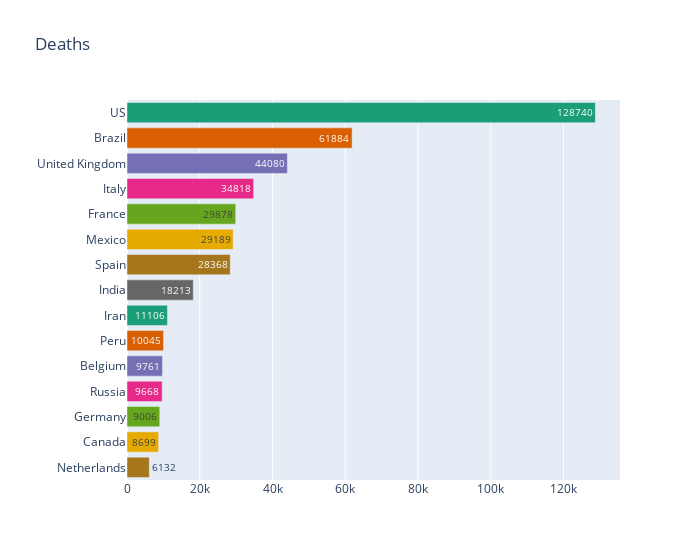

Notebook code cell kept with this figure:
### Code cell
plot_barh('Deaths')

### Figure 1 — Plotly figure (JSON) as saved in the notebook; plotly's stock layout.template omitted (floating-point values rounded to 4 significant figures)
{"data": [{"alignmentgroup": "True", "customdata": [[2739879, 128740]], "hovertemplate": "Country/Region=%{y}<br>Deaths=%{customdata[1]}<br>Confirmed=%{customdata[0]}<extra></extra>", "legendgroup": "US", "marker": {"color": "rgb(27,158,119)"}, "name": "US", "offsetgroup": "US", "orientation": "h", "showlegend": true, "text": [128740], "textposition": "auto", "type": "bar", "x": [128740], "xaxis": "x", "y": ["US"], "yaxis": "y"}, {"alignmentgroup": "True", "customdata": [[1496858, 61884]], "hovertemplate": "Country/Region=%{y}<br>Deaths=%{customdata[1]}<br>Confirmed=%{customdata[0]}<extra></extra>", "legendgroup": "Brazil", "marker": {"color": "rgb(217,95,2)"}, "name": "Brazil", "offsetgroup": "Brazil", "orientation": "h", "showlegend": true, "text": [61884], "textposition": "auto", "type": "bar", "x": [61884], "xaxis": "x", "y": ["Brazil"], "yaxis": "y"}, {"alignmentgroup": "True", "customdata": [[285268, 44080]], "hovertemplate": "Country/Region=%{y}<br>Deaths=%{customdata[1]}<br>Confirmed=%{customdata[0]}<extra></extra>", "legendgroup": "United Kingdom", "marker": {"color": "rgb(117,112,179)"}, "name": "United Kingdom", "offsetgroup": "United Kingdom", "orientation": "h", "showlegend": true, "text": [44080], "textposition": "auto", "type": "bar", "x": [44080], "xaxis": "x", "y": ["United Kingdom"], "yaxis": "y"}, {"alignmentgroup": "True", "customdata": [[240961, 34818]], "hovertemplate": "Country/Region=%{y}<br>Deaths=%{customdata[1]}<br>Confirmed=%{customdata[0]}<extra></extra>", "legendgroup": "Italy", "marker": {"color": "rgb(231,41,138)"}, "name": "Italy", "offsetgroup": "Italy", "orientation": "h", "showlegend": true, "text": [34818], "textposition": "auto", "type": "bar", "x": [34818], "xaxis": "x", "y": ["Italy"], "yaxis": "y"}, {"alignmentgroup": "True", "customdata": [[203640, 29878]], "hovertemplate": "Country/Region=%{y}<br>Deaths=%{customdata[1]}<br>Confirmed=%{customdata[0]}<extra></extra>", "legendgroup": "France", "marker": {"color": "rgb(102,166,30)"}, "name": "France", "offsetgroup": "France", "orientation": "h", "showlegend": true, "text": [29878], "textposition": "auto", "type": "bar", "x": [29878], "xaxis": "x", "y": ["France"], "yaxis": "y"}, {"alignmentgroup": "True", "customdata": [[238511, 29189]], "hovertemplate": "Country/Region=%{y}<br>Deaths=%{customdata[1]}<br>Confirmed=%{customdata[0]}<extra></extra>", "legendgroup": "Mexico", "marker": {"color": "rgb(230,171,2)"}, "name": "Mexico", "offsetgroup": "Mexico", "orientation": "h", "showlegend": true, "text": [29189], "textposition": "auto", "type": "bar", "x": [29189], "xaxis": "x", "y": ["Mexico"], "yaxis": "y"}, {"alignmentgroup": "True", "customdata": [[250103, 28368]], "hovertemplate": "Country/Region=%{y}<br>Deaths=%{customdata[1]}<br>Confirmed=%{customdata[0]}<extra></extra>", "legendgroup": "Spain", "marker": {"color": "rgb(166,118,29)"}, "name": "Spain", "offsetgroup": "Spain", "orientation": "h", "showlegend": true, "text": [28368], "textposition": "auto", "type": "bar", "x": [28368], "xaxis": "x", "y": ["Spain"], "yaxis": "y"}, {"alignmentgroup": "True", "customdata": [[625544, 18213]], "hovertemplate": "Country/Region=%{y}<br>Deaths=%{customdata[1]}<br>Confirmed=%{customdata[0]}<extra></extra>", "legendgroup": "India", "marker": {"color": "rgb(102,102,102)"}, "name": "India", "offsetgroup": "India", "orientation": "h", "showlegend": true, "text": [18213], "textposition": "auto", "type": "bar", "x": [18213], "xaxis": "x", "y": ["India"], "yaxis": "y"}, {"alignmentgroup": "True", "customdata": [[232863, 11106]], "hovertemplate": "Country/Region=%{y}<br>Deaths=%{customdata[1]}<br>Confirmed=%{customdata[0]}<extra></extra>", "legendgroup": "Iran", "marker": {"color": "rgb(27,158,119)"}, "name": "Iran", "offsetgroup": "Iran", "orientation": "h", "showlegend": true, "text": [11106], "textposition": "auto", "type": "bar", "x": [11106], "xaxis": "x", "y": ["Iran"], "yaxis": "y"}, {"alignmentgroup": "True", "customdata": [[292004, 10045]], "hovertemplate": "Country/Region=%{y}<br>Deaths=%{customdata[1]}<br>Confirmed=%{customdata[0]}<extra></extra>", "legendgroup": "Peru", "marker": {"color": "rgb(217,95,2)"}, "name": "Peru", "offsetgroup": "Peru", "orientation": "h", "showlegend": true, "text": [10045], "textposition": "auto", "type": "bar", "x": [10045], "xaxis": "x", "y": ["Peru"], "yaxis": "y"}, {"alignmentgroup": "True", "customdata": [[61598, 9761]], "hovertemplate": "Country/Region=%{y}<br>Deaths=%{customdata[1]}<br>Confirmed=%{customdata[0]}<extra></extra>", "legendgroup": "Belgium", "marker": {"color": "rgb(117,112,179)"}, "name": "Belgium", "offsetgroup": "Belgium", "orientation": "h", "showlegend": true, "text": [9761], "textposition": "auto", "type": "bar", "x": [9761], "xaxis": "x", "y": ["Belgium"], "yaxis": "y"}, {"alignmentgroup": "True", "customdata": [[660231, 9668]], "hovertemplate": "Country/Region=%{y}<br>Deaths=%{customdata[1]}<br>Confirmed=%{customdata[0]}<extra></extra>", "legendgroup": "Russia", "marker": {"color": "rgb(231,41,138)"}, "name": "Russia", "offsetgroup": "Russia", "orientation": "h", "showlegend": true, "text": [9668], "textposition": "auto", "type": "bar", "x": [9668], "xaxis": "x", "y": ["Russia"], "yaxis": "y"}, {"alignmentgroup": "True", "customdata": [[196370, 9006]], "hovertemplate": "Country/Region=%{y}<br>Deaths=%{customdata[1]}<br>Confirmed=%{customdata[0]}<extra></extra>", "legendgroup": "Germany", "marker": {"color": "rgb(102,166,30)"}, "name": "Germany", "offsetgroup": "Germany", "orientation": "h", "showlegend": true, "text": [9006], "textposition": "auto", "type": "bar", "x": [9006], "xaxis": "x", "y": ["Germany"], "yaxis": "y"}, {"alignmentgroup": "True", "customdata": [[106630, 8699]], "hovertemplate": "Country/Region=%{y}<br>Deaths=%{customdata[1]}<br>Confirmed=%{customdata[0]}<extra></extra>", "legendgroup": "Canada", "marker": {"color": "rgb(230,171,2)"}, "name": "Canada", "offsetgroup": "Canada", "orientation": "h", "showlegend": true, "text": [8699], "textposition": "auto", "type": "bar", "x": [8699], "xaxis": "x", "y": ["Canada"], "yaxis": "y"}, {"alignmentgroup": "True", "customdata": [[50539, 6132]], "hovertemplate": "Country/Region=%{y}<br>Deaths=%{customdata[1]}<br>Confirmed=%{customdata[0]}<extra></extra>", "legendgroup": "Netherlands", "marker": {"color": "rgb(166,118,29)"}, "name": "Netherlands", "offsetgroup": "Netherlands", "orientation": "h", "showlegend": true, "text": [6132], "textposition": "auto", "type": "bar", "x": [6132], "xaxis": "x", "y": ["Netherlands"], "yaxis": "y"}], "layout": {"barmode": "relative", "legend": {"title": {"text": "Country/Region"}, "tracegroupgap": 0}, "showlegend": false, "title": {"text": "Deaths"}, "uniformtext": {"minsize": 8, "mode": "hide"}, "width": 700, "xaxis": {"anchor": "y", "domain": [0, 1], "title": {"text": ""}}, "yaxis": {"anchor": "x", "categoryarray": ["Netherlands", "Canada", "Germany", "Russia", "Belgium", "Peru", "Iran", "India", "Spain", "Mexico", "France", "Italy", "United Kingdom", "Brazil", "US"], "categoryorder": "array", "domain": [0, 1], "title": {"text": ""}}}}
